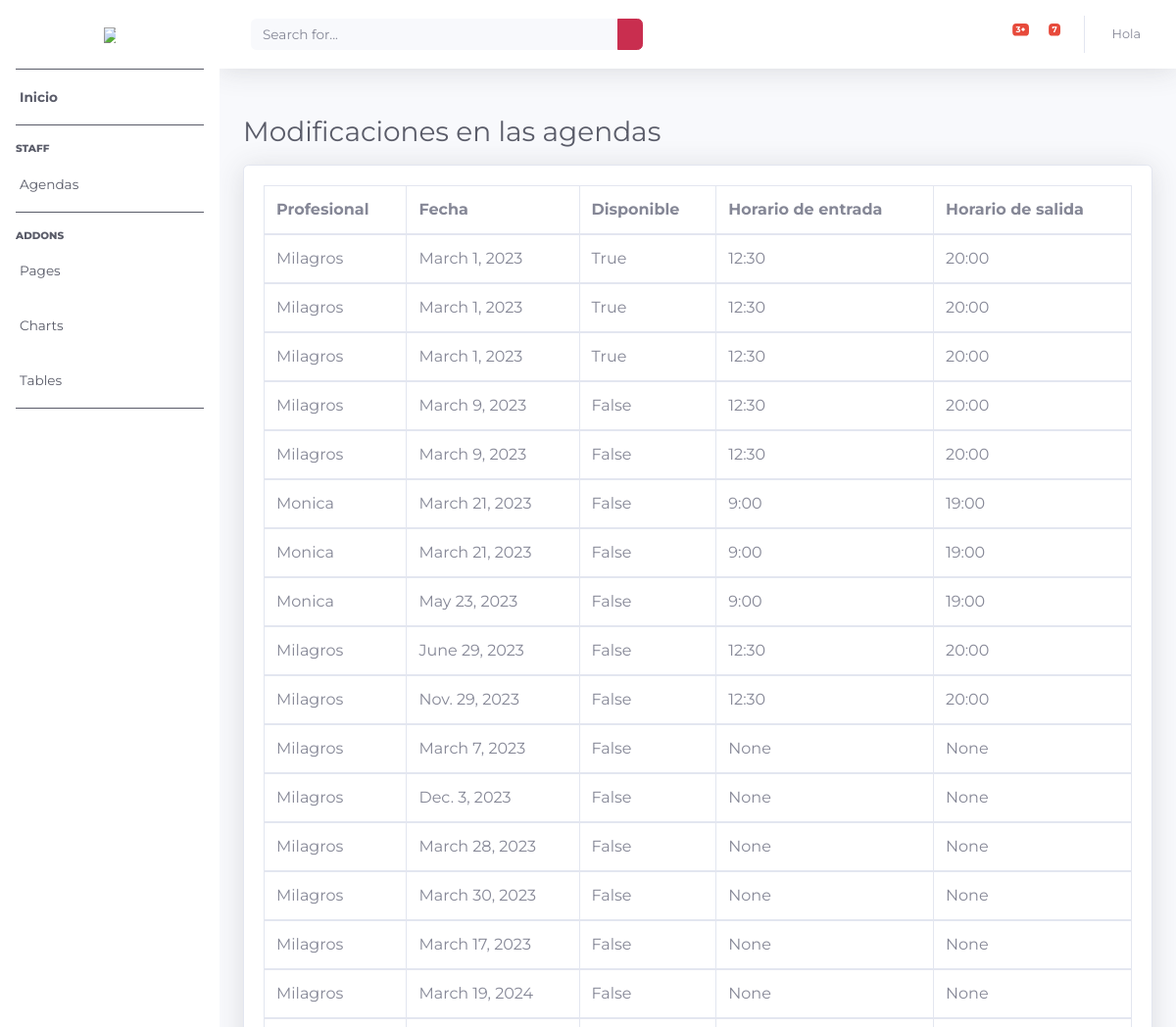
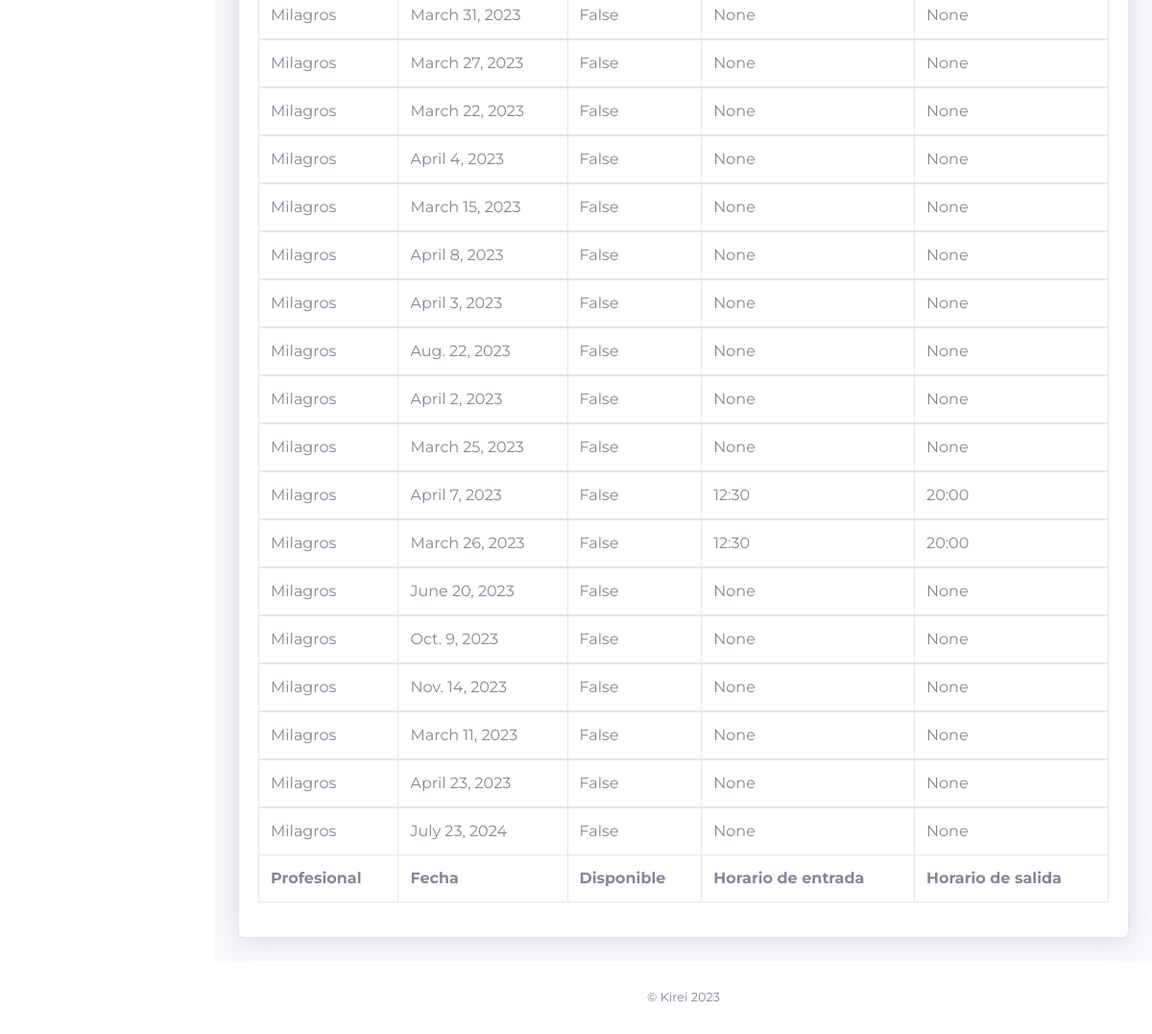
Screenshot of /agenda/modifications/all with the database file from the repository (2 pictures, top to bottom).
### agendas/models.py (models this page shows)
class AgendaModifications(models.Model):
    agenda = models.ForeignKey(Agenda, on_delete=models.CASCADE)
    date = models.DateField()
    start_time = models.CharField(
        blank=True,
        null=True,
        max_length=5,
        choices=[
            ("8:00", "8:00 AM"),
            ("8:30", "8:30 AM"),
            ("9:00", "9:00 AM"),
            ("9:30", "9:30 AM"),
            ("10:00", "10:00 AM"),
            ("10:30", "10:30 AM"),
            ("11:00", "11:00 AM"),
            ("11:30", "11:30 AM"),
            ("12:00", "12:00 PM"),
            ("12:30", "12:30 PM"),
            ("13:00", "13:00 PM"),
            ("13:30", "13:30 PM"),
            ("14:00", "14:00 PM"),
            ("14:30", "14:30 PM"),
            ("15:00", "15:00 PM"),
            ("15:30", "15:30 PM"),
            ("16:00", "16:00 PM"),
            ("16:30", "16:30 PM"),
            ("17:00", "17:00 PM"),
            ("17:30", "17:30 PM"),
            ("18:00", "18:00 PM"),
            ("18:30", "18:30 PM"),
            ("19:00", "19:00 PM"),
            ("19:30", "19:30 PM"),
        ],
    )
    end_time = models.CharField(
        blank=True,
        null=True,
        max_length=5,
        choices=[
            ("8:30", "8:30 AM"),
            ("9:00", "9:00 AM"),
            ("9:30", "9:30 AM"),
            ("10:00", "10:00 AM"),
            ("10:30", "10:30 AM"),
            ("11:00", "11:00 AM"),
            ("11:30", "11:30 AM"),
            ("12:00", "12:00 PM"),
            ("12:30", "12:30 PM"),
            ("13:00", "13:00 PM"),
            ("13:30", "13:30 PM"),
            ("14:00", "14:00 PM"),
            ("14:30", "14:30 PM"),
            ("15:00", "15:00 PM"),
            ("15:30", "15:30 PM"),
            ("16:00", "16:00 PM"),
            ("16:30", "16:30 PM"),
            ("17:00", "17:00 PM"),
            ("17:30", "17:30 PM"),
            ("18:00", "18:00 PM"),
            ("18:30", "18:30 PM"),
            ("19:00", "19:00 PM"),
            ("19:30", "19:30 PM"),
            ("20:00", "20:00 PM"),
        ],
    )
    available = models.BooleanField(default=True)

class Agenda(models.Model):
    professional = models.ForeignKey(Professional, on_delete=models.CASCADE)
    start_time = models.CharField(
        max_length=5,
        choices=[
            ("8:00", "8:00 AM"),
            ("8:30", "8:30 AM"),
            ("9:00", "9:00 AM"),
            ("9:30", "9:30 AM"),
            ("10:00", "10:00 AM"),
            ("10:30", "10:30 AM"),
            ("11:00", "11:00 AM"),
            ("11:30", "11:30 AM"),
            ("12:00", "12:00 PM"),
            ("12:30", "12:30 PM"),
            ("13:00", "13:00 PM"),
            ("13:30", "13:30 PM"),
            ("14:00", "14:00 PM"),
            ("14:30", "14:30 PM"),
            ("15:00", "15:00 PM"),
            ("15:30", "15:30 PM"),
            ("16:00", "16:00 PM"),
            ("16:30", "16:30 PM"),
            ("17:00", "17:00 PM"),
            ("17:30", "17:30 PM"),
            ("18:00", "18:00 PM"),
            ("18:30", "18:30 PM"),
            ("19:00", "19:00 PM"),
            ("19:30", "19:30 PM"),
        ],
    )
    end_time = models.CharField(
        max_length=5,
        choices=[
            ("8:30", "8:30 AM"),
            ("9:00", "9:00 AM"),
            ("9:30", "9:30 AM"),
            ("10:00", "10:00 AM"),
            ("10:30", "10:30 AM"),
            ("11:00", "11:00 AM"),
            ("11:30", "11:30 AM"),
            ("12:00", "12:00 PM"),
            ("12:30", "12:30 PM"),
            ("13:00", "13:00 PM"),
            ("13:30", "13:30 PM"),
            ("14:00", "14:00 PM"),
            ("14:30", "14:30 PM"),
            ("15:00", "15:00 PM"),
            ("15:30", "15:30 PM"),
            ("16:00", "16:00 PM"),
            ("16:30", "16:30 PM"),
            ("17:00", "17:00 PM"),
            ("17:30", "17:30 PM"),
            ("18:00", "18:00 PM"),
            ("18:30", "18:30 PM"),
            ("19:00", "19:00 PM"),
            ("19:30", "19:30 PM"),
            ("20:00", "20:00 PM"),
        ],
    )

### professionals/models.py (models this page shows)
class Professional(models.Model):
    professional = models.CharField(max_length=255)
    services = models.ManyToManyField(Service)
    start_date = models.DateField()
    def __str__(self):
        return self.professional

### agendas/views.py (the view)
# urls.py: path("agenda/modifications/all", views.agenda_modifications_list, name="all_modifications_agenda"),
def agenda_modifications_list(request):
    modifications = AgendaModifications.objects.all()
    return render(request,"agendas/all_modifications.html", {"modifications": modifications})

### carts/context_processors.py (called while the page is built)
def cart_total_quantity(request):
    total_quantity = 0
    cart = request.session.get("cart", {})
    for item in cart.values():
        total_quantity += item["quantity"]
    return {"cart_total_quantity": total_quantity}

### agendas/templates/agendas/all_modifications.html
{% extends 'staff/base.html'%}
{% block content %}
    <div class="d-flex justify-content-between align-items-center mb-3">
        <h1 class="h3 mb-0 text-gray-800 d-inline-block align-middle">Modificaciones en las agendas</h1>
    </div>
    <div class="card shadow mb-4">
        <div class="card-body">
            <div class="table-responsive">
                <table class="table table-bordered" id="dataTable" width="100%" cellspacing="0">
                    <thead>
                        <tr>
                            <th>Profesional</th>
                            <th>Fecha</th>
                            <th>Disponible</th>
                            <th>Horario de entrada</th>
                            <th>Horario de salida</th>
                        </tr>
                    </thead>
                    <tfoot>
                        <tr>
                            <th>Profesional</th>
                            <th>Fecha</th>
                            <th>Disponible</th>
                            <th>Horario de entrada</th>
                            <th>Horario de salida</th>
                        </tr>
                    </tfoot>
                    {% for modification in modifications %}
                    <tbody>
                        <tr>
                            <td>{{modification.agenda.professional}}</td>
                            <td>{{modification.date}}</td>
                            <td>{{modification.available}}</td>
                            <td>{{modification.start_time}}</td>
                            <td>{{modification.end_time}}</td>
                        </tr>
                    </tbody>
                    {% endfor %}
                </table>
            </div>
        </div>
    </div>
{% endblock %}

### rows the page displays
AgendaModifications: agenda.professional "Milagros", date "March 1, 2023", available "True", start_time "12:30", end_time "20:00"
AgendaModifications: agenda.professional "Milagros", date "March 1, 2023", available "True", start_time "12:30", end_time "20:00"
AgendaModifications: agenda.professional "Milagros", date "March 1, 2023", available "True", start_time "12:30", end_time "20:00"
AgendaModifications: agenda.professional "Milagros", date "March 9, 2023", available "False", start_time "12:30", end_time "20:00"
AgendaModifications: agenda.professional "Milagros", date "March 9, 2023", available "False", start_time "12:30", end_time "20:00"
AgendaModifications: agenda.professional "Monica", date "March 21, 2023", available "False", start_time "9:00", end_time "19:00"
AgendaModifications: agenda.professional "Monica", date "March 21, 2023", available "False", start_time "9:00", end_time "19:00"
AgendaModifications: agenda.professional "Monica", date "May 23, 2023", available "False", start_time "9:00", end_time "19:00"
AgendaModifications: agenda.professional "Milagros", date "June 29, 2023", available "False", start_time "12:30", end_time "20:00"
AgendaModifications: agenda.professional "Milagros", date "Nov. 29, 2023", available "False", start_time "12:30", end_time "20:00"
AgendaModifications: agenda.professional "Milagros", date "March 7, 2023", available "False", start_time "None", end_time "None"
AgendaModifications: agenda.professional "Milagros", date "Dec. 3, 2023", available "False", start_time "None", end_time "None"
AgendaModifications: agenda.professional "Milagros", date "March 28, 2023", available "False", start_time "None", end_time "None"
AgendaModifications: agenda.professional "Milagros", date "March 30, 2023", available "False", start_time "None", end_time "None"
AgendaModifications: agenda.professional "Milagros", date "March 17, 2023", available "False", start_time "None", end_time "None"
AgendaModifications: agenda.professional "Milagros", date "March 19, 2024", available "False", start_time "None", end_time "None"
AgendaModifications: agenda.professional "Milagros", date "March 31, 2023", available "False", start_time "None", end_time "None"
AgendaModifications: agenda.professional "Milagros", date "March 27, 2023", available "False", start_time "None", end_time "None"
AgendaModifications: agenda.professional "Milagros", date "March 22, 2023", available "False", start_time "None", end_time "None"
AgendaModifications: agenda.professional "Milagros", date "April 4, 2023", available "False", start_time "None", end_time "None"
AgendaModifications: agenda.professional "Milagros", date "March 15, 2023", available "False", start_time "None", end_time "None"
AgendaModifications: agenda.professional "Milagros", date "April 8, 2023", available "False", start_time "None", end_time "None"
AgendaModifications: agenda.professional "Milagros", date "April 3, 2023", available "False", start_time "None", end_time "None"
AgendaModifications: agenda.professional "Milagros", date "Aug. 22, 2023", available "False", start_time "None", end_time "None"
AgendaModifications: agenda.professional "Milagros", date "April 2, 2023", available "False", start_time "None", end_time "None"
AgendaModifications: agenda.professional "Milagros", date "March 25, 2023", available "False", start_time "None", end_time "None"
AgendaModifications: agenda.professional "Milagros", date "April 7, 2023", available "False", start_time "12:30", end_time "20:00"
AgendaModifications: agenda.professional "Milagros", date "March 26, 2023", available "False", start_time "12:30", end_time "20:00"
AgendaModifications: agenda.professional "Milagros", date "June 20, 2023", available "False", start_time "None", end_time "None"
AgendaModifications: agenda.professional "Milagros", date "Oct. 9, 2023", available "False", start_time "None", end_time "None"
AgendaModifications: agenda.professional "Milagros", date "Nov. 14, 2023", available "False", start_time "None", end_time "None"
AgendaModifications: agenda.professional "Milagros", date "March 11, 2023", available "False", start_time "None", end_time "None"
AgendaModifications: agenda.professional "Milagros", date "April 23, 2023", available "False", start_time "None", end_time "None"
AgendaModifications: agenda.professional "Milagros", date "July 23, 2024", available "False", start_time "None", end_time "None"
